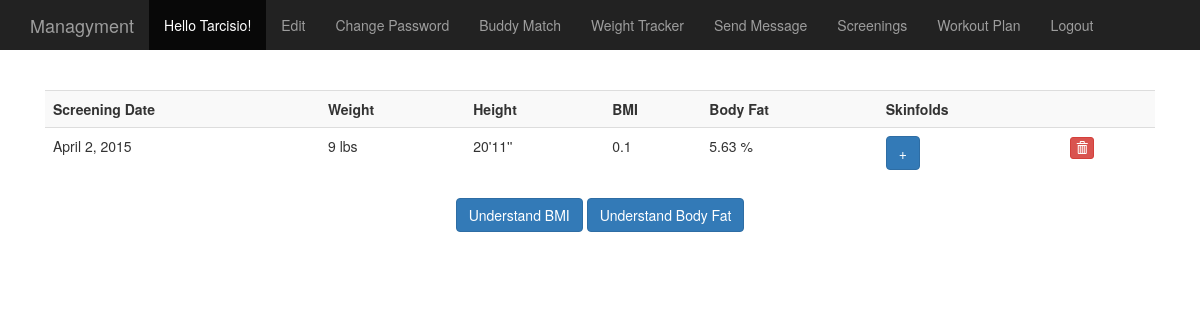
The page /screenings/ (signed in) on the database its author committed.
### gym_app/models.py (models this page shows, shortened)
class BodyScreening(models.Model):
    screeningDate = models.DateField(default=datetime.now)
    triceps = models.IntegerField(max_length=3, default=0)
    biceps = models.IntegerField(max_length=3, default=0)
    subscapular = models.IntegerField(max_length=3, default=0)
    supraspinale = models.IntegerField(max_length=3, default=0)
    suprailic = models.IntegerField(max_length=3, default=0)
    abdominal = models.IntegerField(max_length=3, default=0)
    chest = models.IntegerField(max_length=3, default=0)
    thigh = models.IntegerField(max_length=3, default=0)
    calf = models.IntegerField(max_length=3, default=0)
    weight = models.IntegerField(max_length=4, default=0)
    feet = models.IntegerField(max_length=4, default=0)
    inches = models.IntegerField(max_length=4, default=0)
    bodyfat = models.DecimalField(max_digits=6, decimal_places=2, default=0)
    bmi = models.DecimalField(max_digits=6, decimal_places=1, default=0)

### gym_app/views.py (the view)
# urls.py: url(r'^screenings/', screenings),
@login_required
def screenings(request):
    if request.user.is_superuser:
        group = 'admin';
    else:
        try:
            group = User.objects.get(username=request.user.username).groups.all()[0].name;
        except:
            group = 'none'
    if group == "personal_trainer":
        control = False
        if request.method == 'POST':
            athlete_form = RegularAthleteSelectForm(data=request.POST)
            if athlete_form.is_valid():
                control = True
                user = User.objects.get(username = athlete_form.cleaned_data['athlete'])
                athlete = RegularAthlete.objects.get(user = user.id)
                screenings = athlete.screenings.all()
                return render(request, 'gym_app/screenings.html', {'screenings': screenings, 'athlete_form': athlete_form, 'control' : control, 'group': group})
            else:
                athlete_form = RegularAthleteSelectForm()
                return render(request, 'gym_app/screenings.html', {'athlete_form': athlete_form, 'control' : control, 'group': group})
        athlete_form = RegularAthleteSelectForm()
        return render(request, 'gym_app/screenings.html', {'athlete_form': athlete_form, 'control' : control, 'group': group})
    else:
        control = True
        screenings = RegularAthlete.objects.get(user = request.user.id).screenings.all()
        return render(request, 'gym_app/screenings.html', {'screenings': screenings, 'control' : control, 'group': group})

### templates/gym_app/screenings.html (shortened to what this page needs)
{% extends 'base.html' %}
{% load staticfiles %}
{% block content%}
        {% if control %}
        <table class="table table-striped">
          <tr>
              <th>Screening Date</th>
              <th>Weight</th>
              <th>Height</th>
              <th>BMI</th>
              <th>Body Fat</th>
              <th>Skinfolds</th>
              <th></th>
            </tr>
          {% for sc in screenings %}
            <tr id="this-{{sc.id}}">
              <td align="left">{{ sc.screeningDate }}</td>
              <td align="left">{{ sc.weight }} lbs</td>
              <td align="left">{{ sc.feet }}'{{ sc.inches }}''</td>
              <td align="left">{{ sc.bmi }}</td>
              <td align="left">{{ sc.bodyfat }} %</td>
              <td align="left">
                  <button type="button" class="btn btn-primary btn-s" data-toggle="modal" data-target="#myModal-{{sc.id}}">+</button>
              </td>
              <td align="left">
                <form method="post" action="/delete_screening/" enctype="multipart/form-data">
                  <button name ='delete' type='submit' value='{{sc.id}}'class="btn btn-danger btn-xs"><span class="glyphicon glyphicon-trash"></span></button>
                </form>
              </td>
            </tr>
          {% endfor %}
        </table>
        <div>
          <button type="button" class="btn btn-primary btn-s" data-toggle="modal" data-target="#modal-BMI">Understand  BMI</button>
          <button type="button" class="btn btn-primary btn-s" data-toggle="modal" data-target="#modal-Bodyfat">Understand Body Fat</button>
        </div>
    {% endif %}
{% endblock %}

### templates/base.html (shortened to what this page needs)
<!DOCTYPE html>
{% load staticfiles %}
<html lang="en">
  <head>
    <link href="{% static "css/bootstrap.min.css" %}" rel="stylesheet">
    <link href="{% static "css/starter-template.css" %}" rel="stylesheet">
    <link href="{% static "css/dashboard.css" %}" rel="stylesheet">
  </head>
  <body>
    <nav class="navbar navbar-inverse navbar-fixed-top">
      <div class="container">
        <div class="navbar-header">
          <a class="navbar-brand" href="/index">Managyment</a>
        </div>
        <div id="navbar" class="collapse navbar-collapse">
          <ul class="nav navbar-nav">
            {% if user.is_authenticated %}
              <li class="active"><a href="/index">Hello {{ user.first_name }}!</a></li>
                {% if group == 'admin' %}
                  <li><a href="/admin/">Dashboard</a></li>
                  <li><a href="/members">Send Message</a></li>
                  <li><a href="/plan_manage">Plan Management</a></li>
                  <li><a href="/logout/">Logout</a></li>
                {% elif group == 'premium' %}
                  <li><a href="/edit">Edit</a></li>
                  <li><a href="/change_password">Change Password</a></li>
                  <li><a href="/buddy_match">Buddy Match</a></li>
                  <li><a href="/tracker">Weight Tracker</a></li>
                  <li><a href="/members">Send Message</a></li>
                  <li><a href="/screenings">Screenings</a></li>
                  <li><a href="/workout_plan">Workout Plan</a></li>
                  <li><a href="/logout/">Logout</a></li>
                {% elif group == 'personal_trainer' %}
                  <li><a href="/edit">Edit</a></li>
                  <li><a href="/screenings">Screenings</a></li>
                  <li><a href="/members">Send Message</a></li>
                  <li><a href="/logout/">Logout</a></li>
                {% endif %}
            {% else %}
              <li class="active"><a href="/index">Home</a></li>
              <li><a href="/register/">Register Here</a></li>
              <li><a href="/login/">Login</a></li>
            {% endif %}
          </ul>
        </div>
      </div>
    </nav>
    <div class="container">
      <div class="starter-template">
        {% block content %}
        {% endblock %}
      </div>
    </div>
  </body>
</html>

### static/css/starter-template.css (style rules this page uses)
body { padding-top: 50px; }
.starter-template { padding: 40px 15px; text-align: center; }

### static/css/dashboard.css (style rules this page uses)
body { padding-top: 50px; }
.navbar-fixed-top { border: 0; }

### rows shown on the page
BodyScreening: screeningDate "April 2, 2015", weight "9", feet "20", inches "11", bmi "0.1", bodyfat "5.63", {{ sc.id }} 1 (drawn)

### other values the page prints
{{ user.first_name }} "Tarcisio"
